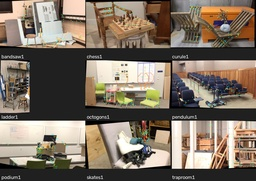
#> input picture review/occlusion42_43_20261124/real_endpoints.jpg, 256 x 181 px, shrunk from 900 x 636 before the run
$ python -i blind_junctions.py   (imports and definitions only)
#> lines starting #> are read from the running program, lines starting #| are printed output that depends on the picture
"""Exploratory RGB-only junction detection on a fresh synthetic split."""
import json

import cv2
import numpy as np

from common import ROOT
from diagnose import front_choice
from junctions import render


def detect(image):
    edges = cv2.Canny(cv2.cvtColor(image, cv2.COLOR_RGB2GRAY), 24, 65)
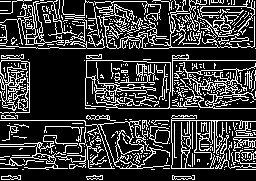
#> edges: shape (181, 256); 22.8% white in thin lines or dots
    lines = cv2.HoughLinesP(edges, 1, np.pi / 180, 11, minLineLength=9, maxLineGap=5)
#> lines = 620 rows, first 6: [172, 60, 255, 60], [172, 62, 204, 94], [205, 103, 230, 104], [139, 120, 241, 120], [80, 19, 103, 21], [168, 13, 210, 6]
    if lines is None:
        return []
    segments = lines.reshape(-1, 4).astype(float)
#> segments has the same summary as lines
    starts, ends = segments[:, :2], segments[:, 2:]
#> starts = 620 pairs, first value 0 to 255, second value 0 to 179; ends = 620 pairs, first value 9 to 255, second value 0 to 179
    lengths = np.linalg.norm(ends - starts, axis=1)
#> lengths = 620 values, max 137.5 at index 39, min 9 at index 267, mean 22.24
    directions = (ends - starts) / lengths[:, None]
#> directions = 620 pairs, first value 0 to 1, second value -1 to 1
    candidates = []
    for i, (start, axis) in enumerate(zip(starts, directions)):
        for j in range(i):
            other = directions[j]
            cross = axis[0] * other[1] - axis[1] * other[0]
            if abs(cross) < 0.72:
                continue
            offset = starts[j] - start
            u = (offset[0] * other[1] - offset[1] * other[0]) / cross
            v = (offset[0] * axis[1] - offset[1] * axis[0]) / cross
            if not (-6 <= u <= lengths[i] + 6 and -6 <= v <= lengths[j] + 6):
                continue
            x, y = start + u * axis
            angles = np.arctan2(directions[[i, j], 1], directions[[i, j], 0])
            candidates.append((x, y, *angles))
#> this loop made 620 passes
#> (start, axis) on passes 1 to 3: ([172, 60], [1, 0]), ([172, 62], [0.707, 0.707]), ([205, 103], [0.999, 0.04])
#> after the loop, candidates = 1097 items, first 6: (203.2, 101.3, 0.774, -0.137), (130.9, 20.76, -0.124, 0.808), (23.77, 12.33, 0.0874, -1.47), (146.5, 37, 0, 0.808), (114.5, 102.1, -0.111, 1.04), (116.3, 101.9, -0.111, 1.03)
    if not candidates:
        return []
    points = np.array(candidates)
#> points = 1097 rows, first 6: [203.2, 101.3, 0.774, -0.137], [130.9, 20.76, -0.124, 0.808], [23.77, 12.33, 0.0874, -1.47], [146.5, 37, 0, 0.808], [114.5, 102.1, -0.111, 1.04], [116.3, 101.9, -0.111, 1.03]
    distances = np.linalg.norm(points[:, None, :2] - points[None, :, :2], axis=2)
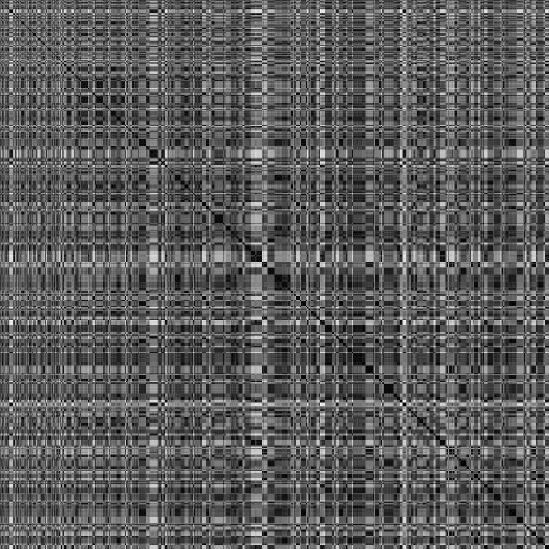
#> distances: shape (1097, 1097) float64 (shown at 1/2 size); min 0, max 281.9, mean 102.1; drawn with min black and max white
    rank = np.maximum(0, 1 - distances / 8).sum(axis=1)
#> rank = 1097 values, max 17.59 at index 292, min 1 at index 15, mean 6.54
    picks = []
    for idx in np.argsort(-rank, kind="stable"):
        if any(distances[idx, chosen] < 17 for chosen in picks):
            continue
        picks.append(idx)
        if len(picks) == 4:
            break
#> this loop made 39 passes
#> idx on passes 1 to 12: 292, 62, 294, 225, 192, 582, 584, 230, 47, 369, 585, 224
#> after the loop, picks = [292, 610, 1080, 408]
    return points[picks].tolist()


def evaluate(seeds, split):
    records = []
    for seed in seeds:
        for base in range(8):
            states = []
            for state in (0, 1):
                frames, _, _, axes = render(seed, split, base, state, True, return_axes=True)
                image, depth, queries = frames[0]
                predictions = detect(image)
                scored = [[False, False, False] for _ in axes]
                labels = [
                    np.sign(depth.ravel()[q[1]] - depth.ravel()[q[0]])
                    for q in queries[::24]
                ]
                assert len(labels) == len(axes) and all(labels)
                supplied = [front_choice(image, axis) == label for axis, label in zip(axes, labels)]
                pairs = sorted(
                    (float(np.hypot(p[0] - a[0], p[1] - a[1])), i, j)
                    for i, a in enumerate(axes) for j, p in enumerate(predictions)
                )
                used = set()
                for distance, i, j in pairs:
                    if distance > 8 or scored[i][0] or j in used:
                        continue
                    used.add(j)
                    pred = predictions[j]
                    similarity = np.abs(np.cos(np.subtract.outer(pred[2:], axes[i][2:])))
                    order = (0, 1) if np.trace(similarity) >= np.trace(similarity[:, ::-1]) else (1, 0)
                    direction_ok = min(similarity[k, order[k]] for k in (0, 1)) >= np.cos(np.pi / 9)
                    sign = front_choice(image, pred) * (1 if order == (0, 1) else -1)
                    scored[i] = [True, direction_ok, bool(direction_ok and sign == labels[i])]
                states.append((scored, supplied, labels))
            assert np.array_equal(states[0][2], -np.array(states[1][2]))
            a = np.array([state[0] for state in states])
            supplied = np.array([state[1] for state in states])
            records.append(dict(seed=seed, base=base, crossings=a.shape[1],
                                located=int(a[:, :, 0].sum()), directions=int(a[:, :, 1].sum()),
                                correct=int(a[:, :, 2].sum()), both=int(a[:, :, 2].all(axis=0).sum()),
                                supplied_both=int(supplied.all(axis=0).sum())))
    return records


# [7 lines not run here, left out]

>>> import cv2
>>> picture = cv2.cvtColor(cv2.imread('real_endpoints.jpg'), cv2.COLOR_BGR2RGB)
>>> result = detect(picture)
#> result = [[139.4, 155.1, -0.05, -1.24], [147.2, 21.1, 1.36, -0.54], [170, 83.33, 1.57, -0.095], [250.3, 81.3, 1.38, -0.273]]
